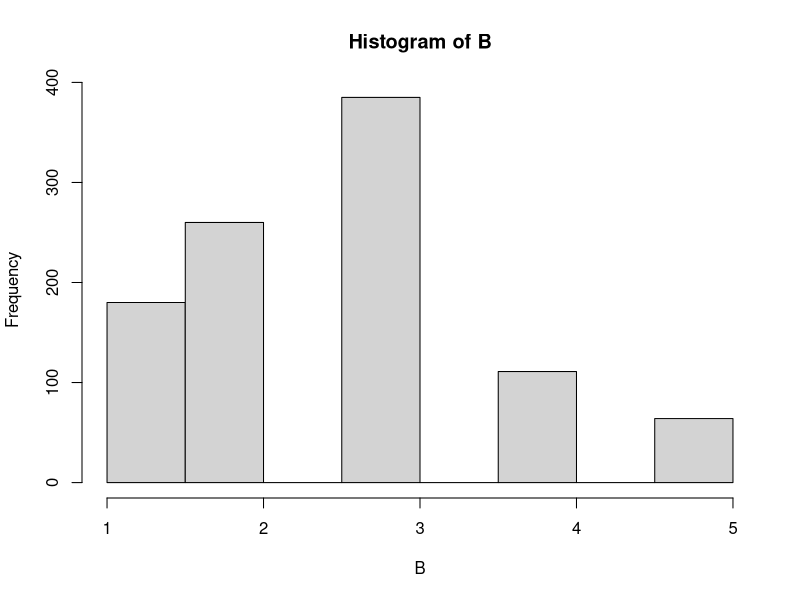
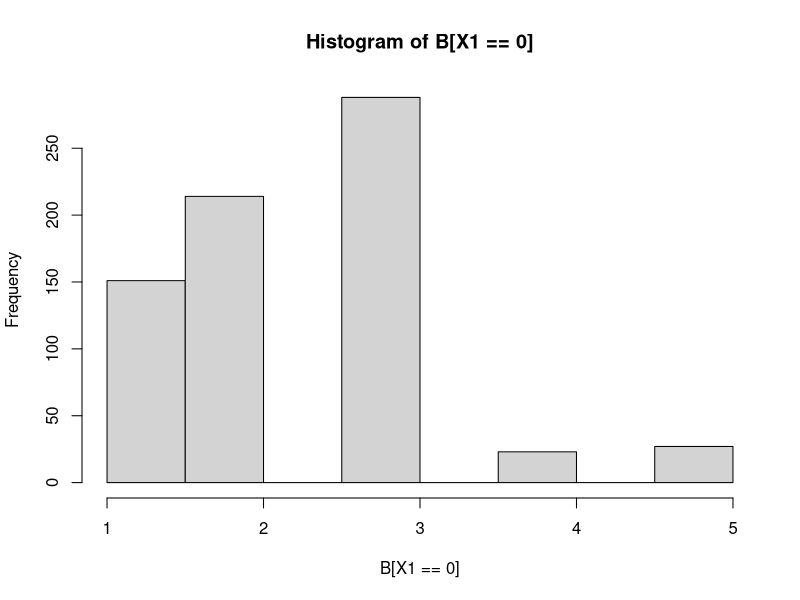
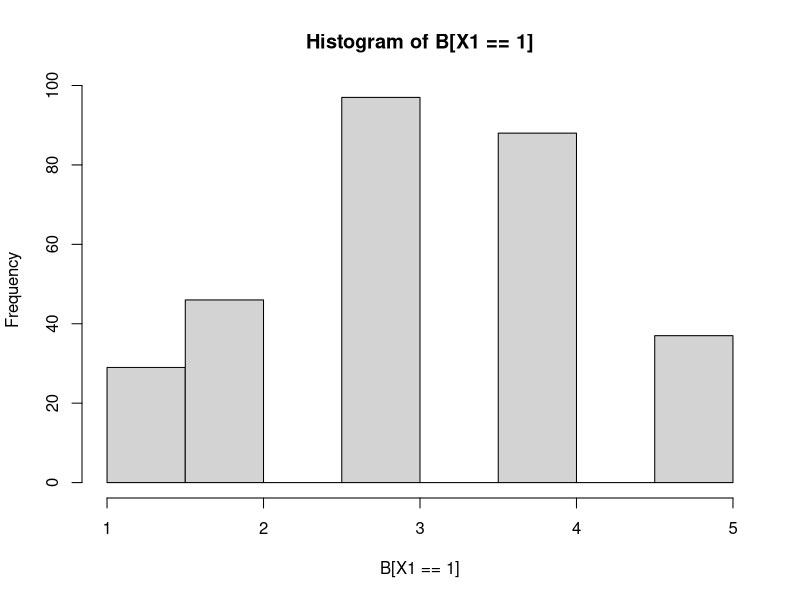
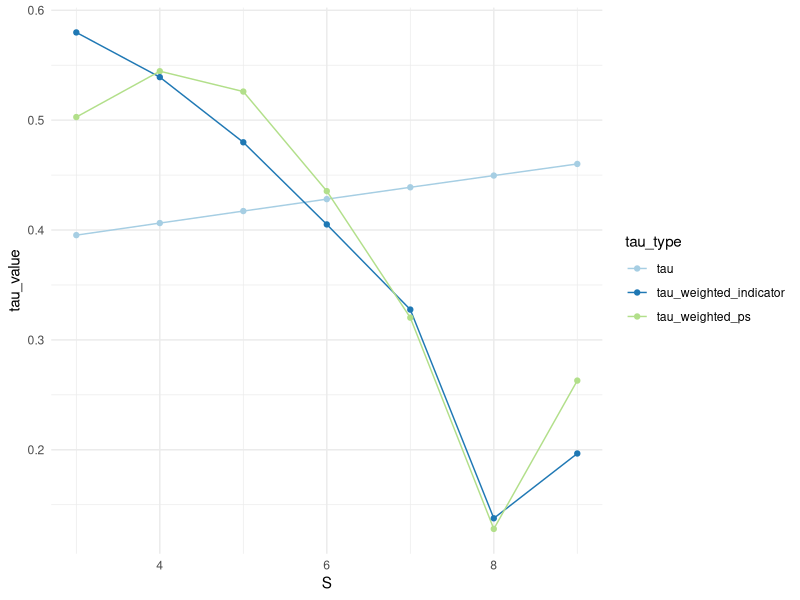

R code for these plots, in order:
library(dplyr)
library(tidyr)
library(nnet)

tau_fun <- function(data, a, s, epsilon = 0.1){
  # model for estimating r(a, s, B, X) := r(A = a, S = s | B, X) = P(Y | B, X)
  # md_r <- glm(Y ~ X1 + X2 + X3 + B, family = "binomial", data = data, subset = (A == a) & (S == s))
  md_r <- glm(Y ~ X1 + X2 + X3 + B + S, family = "binomial", data = data, subset = (A == a))
  
  # I(T0 <= t) = Y binary
  # Calculate estimated event rates r(a, s, B, X) for each individual
  # est_r <- predict(md_r, newdata = data, type = "response")
  
  data_new <- data %>% 
    mutate(S = s)
  est_r <- predict(md_r, newdata = data_new, type = "response")
  
  # models for estimating P(S = s | A = a, B, X) and P(A = a | B, X),
  # md_s <- multinom(S ~ A + B + X1 + X2 + X3, data = data, subset = (A == a), trace = F)
  # md_a <- glm(A ~ B + X1 + X2 + X3, data = data, family = "binomial")

  # est_p_s <- predict(md_s, newdata = data, type = "probs")
  # est_p_a <- predict(md_a, newdata = data, type = "response")
  
  # summary(data[data$S == s & data$A == a, ])
  # table(data$X1[data$S == s & data$A == a], data$B[data$S == s & data$A == a])
  p_s <- function(data, b, x1){
    denominator = sum(data$A == a & data$B == b & data$X1 == x1)
    numerator = sum(data$S == s & A == a & data$B == b & data$X1 == x1)
    return(numerator/denominator)
  }
  
  est_p_s <- sapply(1:nrow(data), function(i) {
    row <- data[i, ]
    p_s(data, row$B, row$X1)
  })
  
  est_p_a = 0.5
  
  weight_ps = est_p_s * est_p_a
  weight_indicator = (weight_ps > epsilon)
  
  tau_weighted_ps <- mean(weight_ps * est_r)/mean(weight_ps)
  tau_weighted_indicator <- mean(weight_indicator * est_r)/mean(weight_indicator)
  tau <- mean(est_r)
  
  return(list(tau_weighted_ps = tau_weighted_ps, 
              tau_weighted_indicator = tau_weighted_indicator, 
              tau = tau))
}
# Simulate some data
set.seed(123) # For reproducibility


N <- 1000 # Number of observations
A <- rbinom(N, 1, 0.5) # Simulate treatment assignment
X1 <- rbinom(N, 1, 0.3) # 1 = non-naive; 0 = naive
X2 <- runif(N)
X3 <- runif(N)
# X <- cbind(X1, X2, X3) # Simulate some covariates
p0 <- c(0.2, 0.3, 0.4, 0.05, 0.05)
p1 <- c(0.1, 0.15, 0.3, 0.3, 0.15)
B <- rep(0, N)
B[X1 == 0] <- sample(1:5, sum(1 - X1), replace = TRUE, prob = p0) # Simulate baseline marker levels
B[X1 == 1] <- sample(1:5, sum(X1), replace = TRUE, prob = p1) # Simulate baseline marker levels
hist(B)
hist(B[X1 == 0])
hist(B[X1 == 1])
S <- (B + 2 * A + rbinom(N, 2, 0.6)) # Simulate post-vaccination marker levels
expit <- function(x) exp(x)/(1+exp(x))
p_Y <- expit(0.5 * X2 - X3 - 0.5 * S * X1 + A - 0.3 * B)
Y <- rbinom(N, 1, p_Y)
data <- data.frame(A, B, S, Y, X1, X2, X3)
summary(data)


a <- 1 # Change as needed
s = 3
table(data$S[data$A == a])

S_vector <- 3:9
rslt <- as.data.frame(sapply(S_vector,  function(s) tau_fun(data, a, s, 0.05)))
tau_weighted_ps <- unlist(rslt[1, ])
tau_weighted_indicator <- unlist(rslt[2, ])
tau <- unlist(rslt[3, ])


# add dgp curve(S - tau)
library(ggplot2)

dt1 <- data.frame(S = S_vector,
                  tau_type = c(rep("tau", length(S_vector)), rep("tau_weighted_ps", length(S_vector)), rep("tau_weighted_indicator", length(S_vector))),
                  tau_value = c(tau, tau_weighted_ps, tau_weighted_indicator))
curve <- ggplot(dt1, aes(x=S, y=tau_value, group=tau_type)) +
  geom_line(aes(color=tau_type))+
  geom_point(aes(color=tau_type))+
  scale_color_brewer(palette="Paired")+
  theme_minimal()

curve

# true treatment effect - prob = 4, 5/ = 4, 5
# develop a better estimator - peter's paper (mediation analysis) for literature review (intro) question is not well post, S= 3 subgp, s prob = 3 subgp
# read oliver's paper
# EIF estimators -  functional analysis
